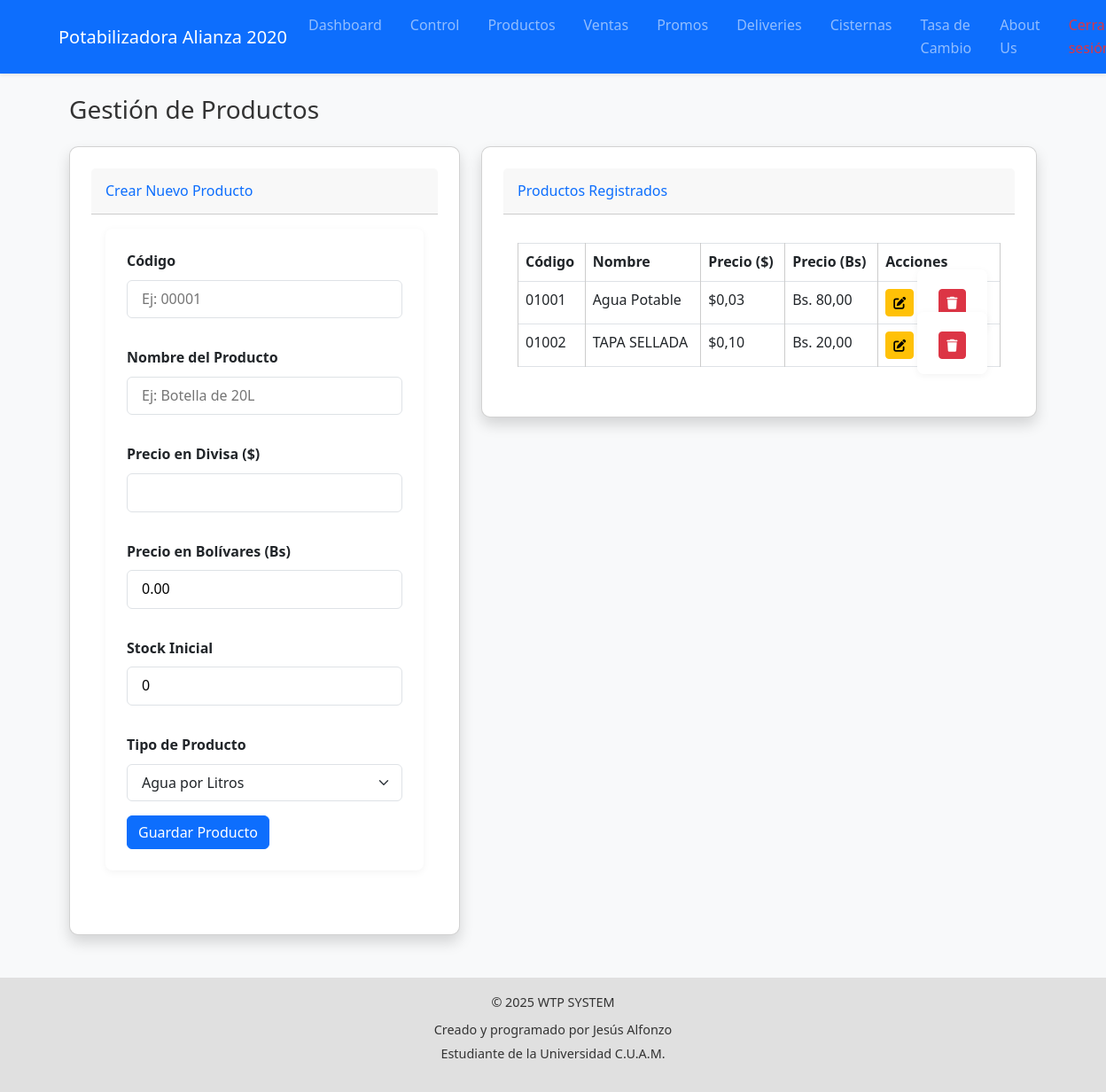
The app's page /productos/ (signed in) with its own data.
### core/models.py (models this page shows, shortened)
class Producto(models.Model):
    codigo = models.CharField(max_length=20, unique=True)
    nombre = models.CharField(max_length=100)
    precio_divisa = models.DecimalField(max_digits=10, decimal_places=2)
    precio_bolivares = models.DecimalField(max_digits=10, decimal_places=2, default=Decimal('0.00'))
    stock = models.IntegerField(default=0)
    TIPO_CHOICES = [
        ('articulos_extra', 'Articulos extra'),
        ('agua_litros', 'Agua por Litros'),
        ('botella_20l', 'Botella 20L'),
        ('botella_10l', 'Botella 10L'),
        ('botella_5l', 'Botella 5L'),
    ]
    tipo = models.CharField(max_length=20, choices=TIPO_CHOICES, default='agua_litros')
    fecha_creacion = models.DateTimeField(auto_now_add=True)
    ultima_actualizacion = models.DateTimeField(auto_now=True)

### core/views_main.py (the view)
# urls.py: path('productos/', productos_view, name='productos'),
@login_required
def productos_view(request, pk=None):
    producto_a_editar = None
    if pk:
        producto_a_editar = get_object_or_404(Producto, pk=pk)
        form = ProductoForm(request.POST or None, instance=producto_a_editar)
        if request.method == 'POST' and form.is_valid():
            form.save()
            messages.success(request, 'Producto actualizado exitosamente.')
            return redirect('productos')
    else:
        form = ProductoForm(request.POST or None)
        if request.method == 'POST' and form.is_valid():
            form.save()
            messages.success(request, 'Producto creado exitosamente.')
            return redirect('productos')
    productos = Producto.objects.all().order_by('nombre')
    context = {
        'productos': productos,
        'form': form,
        'producto_a_editar': producto_a_editar
    }
    return render(request, 'core/productos.html', context)

### core/templates/core/productos.html (shortened to what this page needs)
{% extends 'base.html' %}
{% load static %}
{% block content %}
<div class="container-fluid">
    <h1 class="h3 mb-4 text-gray-800">Gestión de Productos</h1>
    <div class="row">
        <div class="col-lg-5">
            <div class="card shadow mb-4">
                <div class="card-header py-3">
                    <h6 class="m-0 font-weight-bold text-primary">
                        {% if producto_a_editar %}
                            Editar Producto: {{ producto_a_editar.nombre }}
                        {% else %}
                            Crear Nuevo Producto
                        {% endif %}
                    </h6>
                </div>
                <div class="card-body">
                    <form method="post" action="{% if producto_a_editar %}{% url 'editar_producto' producto_a_editar.pk %}{% else %}{% url 'productos' %}{% endif %}">
                        {% for field in form %}
                            <div class="form-group mb-3">
                                <label for="{{ field.id_for_label }}" class="form-label">{{ field.label }}</label>
                                {{ field }}
                            </div>
                        {% endfor %}
                        <button type="submit" class="btn btn-primary btn-block">Guardar Producto</button>
                    </form>
                </div>
            </div>
        </div>
        <div class="col-lg-7">
            <div class="card shadow mb-4">
                <div class="card-header py-3">
                    <h6 class="m-0 font-weight-bold text-primary">Productos Registrados</h6>
                </div>
                <div class="card-body">
                    <div class="table-responsive">
                        <table class="table table-bordered" id="dataTable" width="100%" cellspacing="0">
                            <thead>
                                <tr>
                                    <th>Código</th>
                                    <th>Nombre</th>
                                    <th>Precio ($)</th>
                                    <th>Precio (Bs)</th>
                                    <th>Acciones</th>
                                </tr>
                            </thead>
                            <tbody>
                                {% for producto in productos %}
                                <tr>
                                    <td>{{ producto.codigo }}</td>
                                    <td>{{ producto.nombre }}</td>
                                    <td>${{ producto.precio_divisa|floatformat:2 }}</td>
                                    <td>Bs. {{ producto.precio_bolivares|floatformat:2 }}</td>
                                    <td>
                                        <a href="{% url 'editar_producto' producto.pk %}" class="btn btn-warning btn-sm">
                                            <i class="fas fa-edit"></i>
                                        </a>
                                        <form method="post" action="{% url 'eliminar_producto' producto.pk %}" style="display: inline;" onsubmit="return confirm('¿Estás seguro de que deseas eliminar este producto? Esta acción no se puede deshacer.');">
    <button type="submit" class="btn btn-danger btn-sm">
        <i class="fas fa-trash"></i>
    </button>
</form>
                                    </td>
                                </tr>
                                {% endfor %}
                            </tbody>
                        </table>
                    </div>
                </div>
            </div>
        </div>
    </div>
</div>
{% endblock %}

### core/templates/core/base.html (shortened to what this page needs)
{% load static %}
<!DOCTYPE html>
<html lang="es">
<head>
    <link href="https://cdn.jsdelivr.net/npm/bootstrap@5.3.0/dist/css/bootstrap.min.css" rel="stylesheet">
    <link rel="stylesheet" href="{% static 'css/styles.css' %}">
</head>
<body class="bg-light">
    <nav class="navbar navbar-expand-lg navbar-dark bg-primary shadow-sm mb-4">
        <div class="container">
            <a class="navbar-brand font-weight-bold" href="{% url 'dashboard' %}">Potabilizadora Alianza 2020</a>
            <div class="collapse navbar-collapse" id="navbarNav">
                <ul class="navbar-nav ms-auto">
                    <li class="nav-item">
                        <a class="nav-link" href="{% url 'dashboard' %}">Dashboard</a>
                    </li>
                    <li class="nav-item">
                        <a class="nav-link" href="{% url 'control_manual' %}">Control</a>
                    </li>
                    <li class="nav-item">
                        <a class="nav-link" href="{% url 'productos' %}">Productos</a>
                    </li>
                    <li class="nav-item">
                        <a class="nav-link" href="{% url 'ventas' %}">Ventas</a>
                    </li>
                    <li class="nav-item">
                        <a class="nav-link" href="{% url 'promos' %}">Promos</a>
                    </li>
                    <li class="nav-item">
                        <a class="nav-link" href="{% url 'deliveries' %}">Deliveries</a>
                    </li>
                    <li class="nav-item">
                        <a class="nav-link" href="{% url 'cisternas' %}">Cisternas</a>
                    </li>
                    <li class="nav-item">
                        <a class="nav-link" href="{% url 'tasa' %}">Tasa de Cambio</a>
                    </li>
                    <li class="nav-item">
                        <a class="nav-link" href="{% url 'about_us' %}">About Us</a>
                    </li>
                    <li class="nav-item">
                        <a class="nav-link text-danger" href="{% url 'logout' %}">Cerrar sesión</a>
                    </li>
                </ul>
            </div>
        </div>
    </nav>
    <div class="container my-4">
        {% block content %}
        {% endblock %}
    </div>
    <footer class="bg-gray-900 border-t-4 border-blue-600 mt-12 py-6">
    <div class="container mx-auto px-4 text-center">
        <p class="text-xl font-bold text-gray-100 mb-2">
            &copy; {% now "Y" %} WTP SYSTEM
        </p>
        <p class="text-sm text-gray-400 mb-1">
            Creado y programado por Jesús Alfonzo
        </p>
        <p class="text-sm text-gray-400">
            Estudiante de la Universidad C.U.A.M.
        </p>
    </div>
</footer>
</body>
</html>

### core/static/css/styles.css (style rules this page uses)
* { margin: 0; padding: 0; box-sizing: border-box; }
body { font-family: 'Segoe UI', Tahoma, Geneva, Verdana, sans-serif; background-color: #f5f7fa; color: #333; line-height: 1.6; }
nav ul { list-style: none; display: flex; gap: 1rem; }
nav a { color: #fff; text-decoration: none; font-weight: 500; }
form { background-color: #ffffff; padding: 1.5rem; border-radius: 8px; box-shadow: 0 2px 8px rgba(0,0,0,0.05); margin-bottom: 2rem; }
form label { display: block; margin-bottom: 0.5rem; font-weight: bold; }
form input, form select, form textarea { width: 100%; padding: 0.6rem; margin-bottom: 1rem; border: 1px solid #ccc; border-radius: 6px; }
form button { background-color: #0077b6; color: white; padding: 0.6rem 1.2rem; border: none; border-radius: 6px; cursor: pointer; font-weight: bold; }
.card { background-color: #ffffff; border-radius: 10px; padding: 1.5rem; box-shadow: 0 2px 8px rgba(0,0,0,0.05); margin-bottom: 1.5rem; }
table { width: 100%; border-collapse: collapse; margin-top: 1rem; }
table th, table td { border: 1px solid #ccc; padding: 0.75rem; text-align: left; }
table th { background-color: #e1eff6; }
footer { background-color: #e0e0e0; color: #333; text-align: center; padding: 1rem; font-size: 0.9rem; }

### records on screen
Producto: codigo "01001", nombre "Agua Potable", precio_divisa "0,03", precio_bolivares "80,00"
Producto: codigo "01002", nombre "TAPA SELLADA", precio_divisa "0,10", precio_bolivares "20,00"

### other values on screen
{{ field.label }} "Código" "Nombre del Producto" "Precio en Divisa ($)" "Precio en Bolívares (Bs)" "Stock Inicial" "Tipo de Producto"
